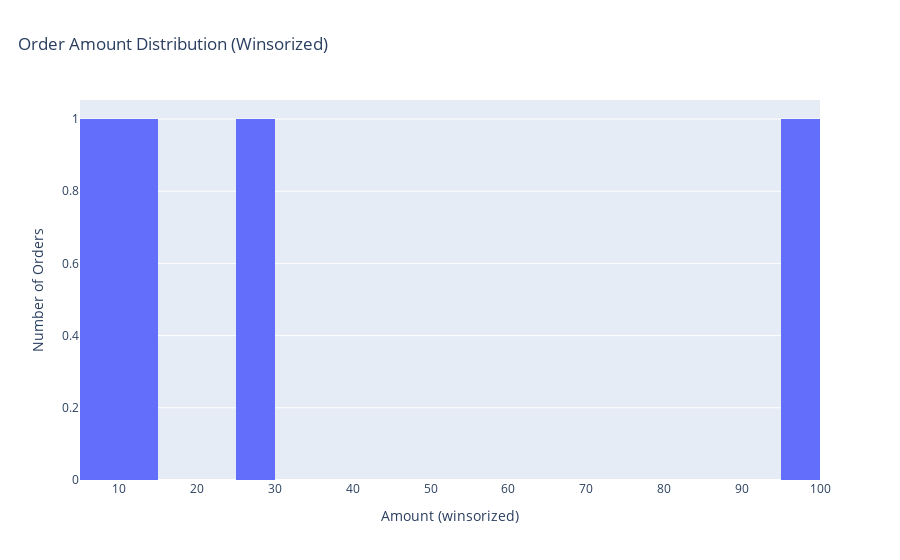

Notebook cell for this chart:
### Markdown cell above
#### Question 3: Amount distribution (winsorized)

### Code cell
fig = px.histogram(
df,
x="amount_winsor",
nbins=30,
title="Order Amount Distribution (Winsorized)",
)
fig.update_layout(title={"x": 0.02})
fig.update_xaxes(title_text="Amount (winsorized)")
fig.update_yaxes(title_text="Number of Orders")
save_fig(fig, FIGS / "amount_hist_winsor.png")
fig

### Figure 1 — Plotly figure (JSON) as saved in the notebook; plotly's stock layout.template omitted (floating-point values rounded to 4 significant figures)
{"data": [{"bingroup": "x", "hovertemplate": "amount_winsor=%{x}<br>count=%{y}<extra></extra>", "legendgroup": "", "marker": {"color": "#636efa", "pattern": {"shape": ""}}, "name": "", "nbinsx": 30, "orientation": "v", "showlegend": false, "type": "histogram", "x": [12.5, 8.135, NaN, 25.0, 97.75], "xaxis": "x", "yaxis": "y"}], "layout": {"barmode": "relative", "legend": {"tracegroupgap": 0}, "title": {"text": "Order Amount Distribution (Winsorized)", "x": 0.02}, "xaxis": {"anchor": "y", "domain": [0, 1], "title": {"text": "Amount (winsorized)"}}, "yaxis": {"anchor": "x", "domain": [0, 1], "title": {"text": "Number of Orders"}}}}
